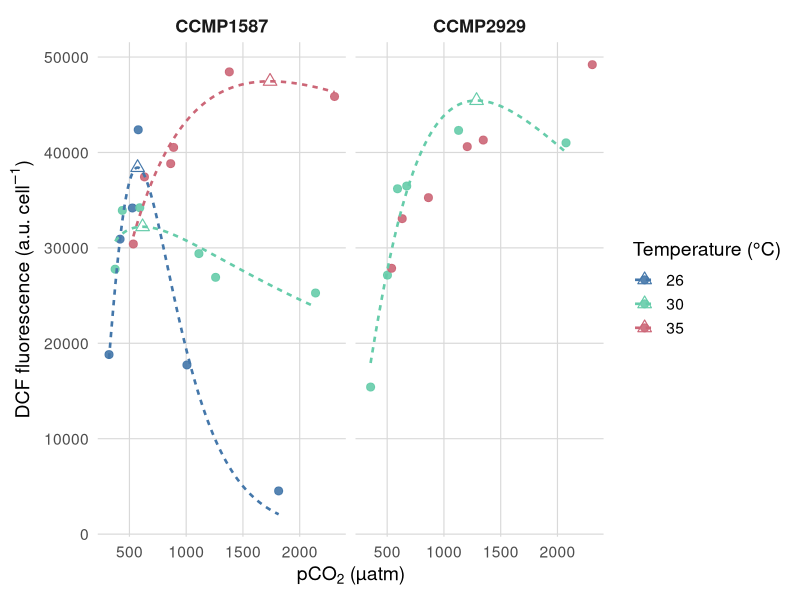
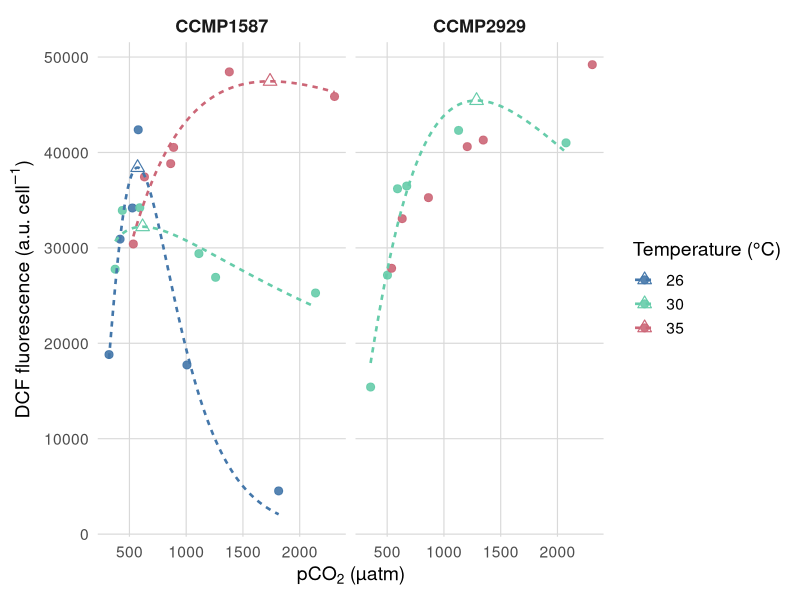

R code for these plots, in order:
# ─────────────────────────────────────────────────────────────────────────────
# 0) Setup
# ─────────────────────────────────────────────────────────────────────────────
setwd("~/Documents/temp/Dissertation/Data")

library(tidyverse)
library(minpack.lm)
library(purrr)

temp_levels <- c("26","30","35")
temp_colors <- c("26"="#4477AA","30"="#66CCAA","35"="#CC6677")

# ─────────────────────────────────────────────────────────────────────────────
# 1) Import & clean
# ─────────────────────────────────────────────────────────────────────────────
ros <- read_csv("ROS data.csv", show_col_types = FALSE) %>%
  rename_with(~ trimws(.)) %>%
  filter(!is.na(temperature)) %>%
  mutate(
    temperature = factor(as.integer(temperature), levels = as.integer(temp_levels)) |> fct_drop(),
    genotype    = factor(genotype),
    co2         = as.numeric(co2)
  ) %>%
  drop_na(co2, mean_median_corrected)

# Remove unreliable panel
ros <- ros %>% filter(!(genotype == "CCMP2929" & temperature == "26"))

# ─────────────────────────────────────────────────────────────────────────────
# 2) Log-normal peak fits (descriptive)
#    DCF(x) = a * exp( - (log(x/x0))^2 / (2*b^2) )
# ─────────────────────────────────────────────────────────────────────────────
fit_lognorm <- function(df) {
  tryCatch({
    # sensible starts
    a0  <- max(df$mean_median_corrected, na.rm = TRUE)
    x00 <- df$co2[which.max(df$mean_median_corrected)]
    b0  <- 1
    mod <- nlsLM(mean_median_corrected ~ a * exp(- (log(co2/x0)^2) / (2*b^2)),
                 data = df,
                 start = list(a = a0, x0 = x00, b = b0),
                 control = nls.lm.control(maxiter = 200))
    # predictions on a fine grid
    grid <- tibble(co2 = seq(min(df$co2), max(df$co2), length.out = 200))
    pred <- predict(mod, newdata = grid)
    # simple diagnostics
    rmse <- sqrt(mean((df$mean_median_corrected - predict(mod))^2))
    pars <- coef(mod)
    tibble(a = pars["a"], x0 = pars["x0"], b = pars["b"],
           rmse = rmse,
           pred_ok = TRUE,
           grid_n = nrow(df)) %>%
      mutate(pred_df = list(bind_cols(df[1, c("genotype","temperature")], grid, fit = pred)))
  }, error = function(e) {
    tibble(a = NA_real_, x0 = NA_real_, b = NA_real_,
           rmse = NA_real_, pred_ok = FALSE, grid_n = nrow(df),
           pred_df = list(NULL))
  })
}

fits <- ros %>%
  group_by(genotype, temperature) %>%
  group_split() %>%
  map(~ mutate(.x, .panel_id = paste(first(genotype), first(temperature)))) %>%
  set_names(map_chr(., ~ paste(first(.$genotype), first(.$temperature), sep = "_"))) %>%
  map(~ list(data = .x, fit = fit_lognorm(.x)))

# Extract param table
ros_params <- imap_dfr(fits, function(obj, nm) {
  f <- obj$fit
  rng <- range(obj$data$co2)
  edge_flag <- isTRUE(f$pred_ok) && !is.na(f$x0) &&
    (f$x0 <= (rng[1] + 0.10*diff(rng)) || f$x0 >= (rng[2] - 0.10*diff(rng)))
  tibble(
    genotype    = obj$data$genotype[1],
    temperature = obj$data$temperature[1],
    a           = f$a,
    CO2opt      = f$x0,
    b           = f$b,
    rmse        = f$rmse,
    fit_ok      = f$pred_ok,
    peak_near_edge = edge_flag
  )
})

# Prediction DF (only for panels with usable fits and non-edge peaks)
pred_df <- map_dfr(fits, ~ .x$fit) %>%
  filter(pred_ok) %>%
  pull(pred_df) %>%
  bind_rows() %>%
  inner_join(ros_params %>% filter(fit_ok, !peak_near_edge),
             by = c("genotype","temperature"))

# Optional: peak marker points (x0, a) where fits are usable
peak_pts <- ros_params %>%
  filter(fit_ok, !is.na(CO2opt), !peak_near_edge) %>%
  select(genotype, temperature, co2 = CO2opt, mean_median_corrected = a)

# ─────────────────────────────────────────────────────────────────────────────
# 3) Plot (publication)
# ─────────────────────────────────────────────────────────────────────────────
p_ros <- ggplot(ros, aes(co2, mean_median_corrected, color = temperature)) +
  geom_point(size = 2.4, alpha = 0.9) +
  geom_line(
    data = pred_df,
    aes(x = co2, y = fit,
        color = temperature,
        group = interaction(genotype, temperature)),
    linewidth = 0.9, linetype = "22", inherit.aes = FALSE
  ) +
  geom_point(
    data = peak_pts, shape = 24, size = 3, stroke = 0.6, fill = NA
  ) +
  facet_wrap(~ genotype) +
  scale_color_manual("Temperature (°C)", values = temp_colors, drop = FALSE) +
  labs(
    x = expression("pCO"[2]*" (µatm)"),
    y = expression("DCF fluorescence (a.u. cell"^-1*")")
  ) +
  theme_minimal(base_size = 14) +
  theme(
    panel.grid.major = element_line(color = "grey85", linewidth = 0.4),
    panel.grid.minor = element_blank(),
    strip.text       = element_text(size = 13, face = "bold"),
    legend.position  = "right"
  )


print(p_ros)
ggsave("Figure_Sy_ROS.png", p_ros, width = 7.5, height = 3.6, dpi = 600)

# ─────────────────────────────────────────────────────────────────────────────
# 4) Write appendix table
# ─────────────────────────────────────────────────────────────────────────────
write_csv(ros_params, "Table_Sy_ROS_fit_parameters.csv")
ros_params
